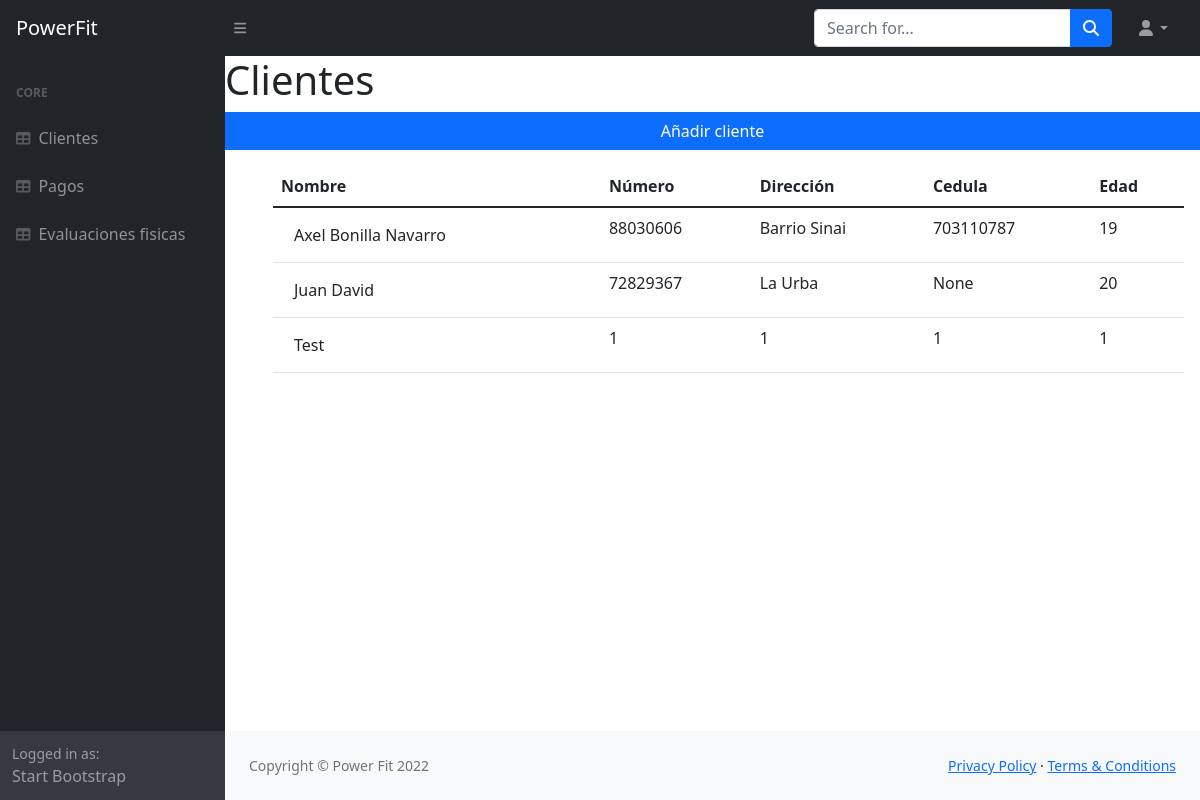
The app's page /users/, older data.
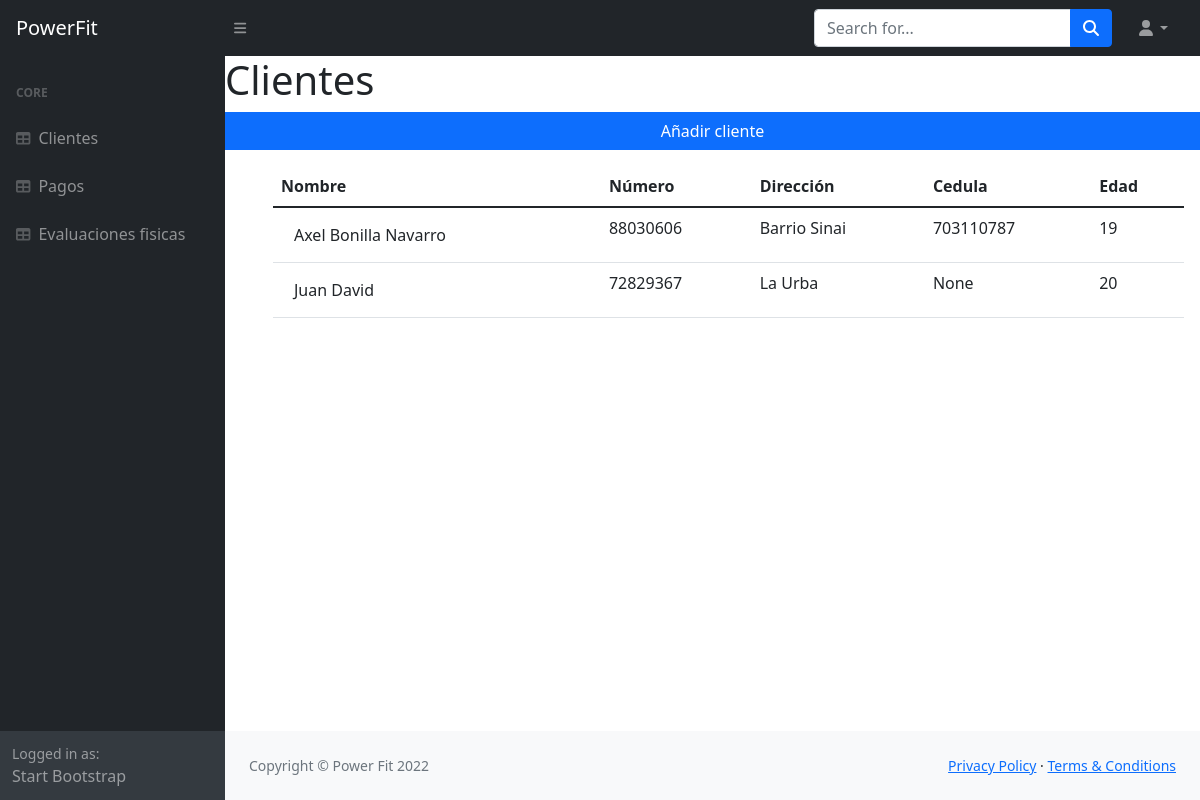
The same page, newer data.
### HealthQuest/models.py (models this page shows, shortened)
class HealthQuests (models.Model):
    name = models.CharField(max_length=100, verbose_name= 'Nombre')
    identification = models.IntegerField(verbose_name= 'Número de cedula', blank=True, null=True, unique=True)
    Date_of_birth = models.DateField(default=datetime.date.today, verbose_name= 'Fecha de nacimiento')
    address = models.CharField(max_length=100)
    phone_number = models.IntegerField(verbose_name= 'Número telefonico')
    emergency_contact = models.CharField(max_length=100, verbose_name= 'Contacto de emergencia')
    emergency_number = models.IntegerField(verbose_name= 'Número de emergencia')
    heart_problems = models.CharField(max_length=100, default='Ninguno', verbose_name='Problemas cardiacos')
    allergies = models.CharField(max_length=100, default='Ninguno', verbose_name='Alergias')
    ailments = models.ManyToManyField(Ailments, verbose_name='Padecimientos', blank=True)
    joint_problems = models.ManyToManyField(Joint_problems, verbose_name='Problemas articulares', blank=True)
    specify = models.CharField(max_length=200, default='Ninguno', verbose_name='Especifique')
    vision_difficulties = models.CharField(max_length=100, default='Ninguno', verbose_name='Dificultades de la vista')
    operations_surgeries = models.CharField(max_length=100, default='Ninguna', verbose_name='Operaciones o cirugias')
    skin_problems = models.CharField(max_length=100, default='Ninguno', verbose_name='Problemas en la piel')
    def anios(self):
        return date.today().year - self.Date_of_birth.year

### HealthQuest/views.py (the view)
# urls.py: path('users/', users_list.as_view(), name='users_list'),
class users_list(ListView):
    model = HealthQuests
    paginate_by = 100
    def get_context_data(self, **kwargs):
        context = super().get_context_data(**kwargs)
        context['now'] = timezone.now()
        return context

### templates/HealthQuest/healthquests_list.html
{% extends 'HealthQuest/index.html' %}
{% block content %}
<h1>Clientes</h1>
<div class="row">
    <a class="btn btn-primary" href="create_users.html" role="button">Añadir cliente</a>
</div>
<ul>
<div class="card-body">
    <table class="table">
        <thead>
            <tr>
                <th>Nombre</th>
                <th>Número</th>
                <th>Dirección</th>
                <th>Cedula</th>
                <th>Edad</th>
            </tr>
        </thead>
        <tbody>
            {% for obj in object_list %}
                <tr>
                    <td><a href="update.html/{{ obj.id }}" class="btn">{{ obj.name }}</a></td>
                    <td>{{ obj.phone_number }}</td>
                    <td>{{ obj.address }}</td>
                    <td>{{ obj.identification }}</td>
                    <td>{{ obj.anios }}</td>
                </tr>
            {% endfor %}
        </tbody>
    </table>
</div>
</ul>
{% endblock %}

Row changes from the older to the newer data that the page shows:
removed HealthQuests: name "Test", phone_number "1", address "1", identification "1", anios "1"
